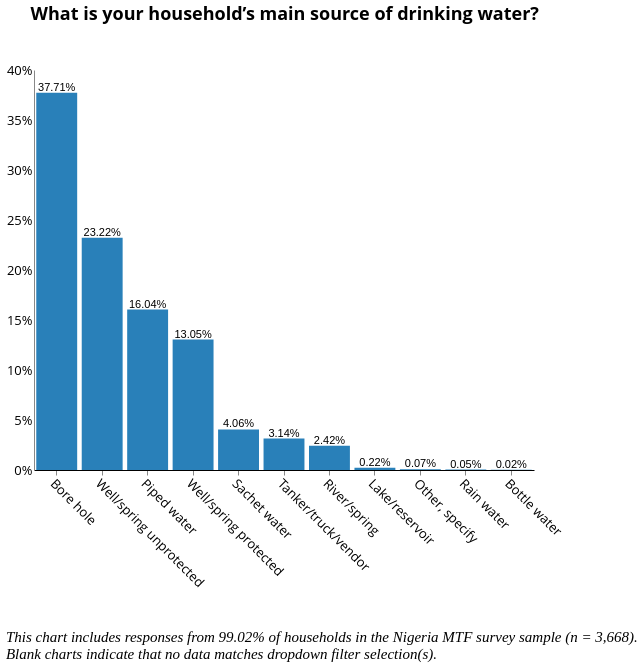

Describe this chart as a Vega-Lite specification.
### Vega-Lite specification from a JSON file in a GitHub repository (floating-point values rounded to 4 significant figures; data arrays with more than 128 entries replaced by an {"elided": "..."} marker saying what was removed)
{"width": 800, "height": 400, "config": {"title": {"fontSize": 18, "font": "Open Sans", "anchor": "center", "fontColor": "#000000"}, "axisX": {"domain": true, "domainColor": "#000000", "grid": false, "labelFont": "Open Sans", "labelFontSize": 13, "titleFont": "Open Sans", "titleFontSize": 13, "titleFontWeight": "normal", "title": "X Axis Title (units)", "labelAngle": 45}, "axisY": {"domain": true, "grid": false, "gridColor": "#DEDDDD", "gridWidth": 1, "labelFont": "Open Sans", "labelFontSize": 13, "labelAngle": 0, "ticks": false, "titleFont": "Open Sans", "titleFontSize": 13, "titleFontWeight": "normal", "titlePadding": 10, "title": "Y Axis Title (units)"}, "range": {"category": ["#2980B9", "#003366", "#FFAE19", "#FF4500", "#438B28", "#45B39D", "#99ADC1", "#212F3C"]}, "legend": {"labelFont": "Open Sans", "labelFontSize": 13, "symbolType": "square", "symbolSize": 100, "titleFont": "Open Sans", "titleFontSize": 13, "titleFontWeight": "normal", "title": "Legend", "orient": "right", "offset": 0, "labelLimit": 0}, "tooltip": {"font": "Open Sans"}, "view": {"stroke": "transparent", "text": {"font": "Open Sans", "color": ["#2980B9", "#003366", "#FFAE19", "#FF4500", "#438B28", "#45B39D", "#99ADC1", "#212F3C"], "fontSize": 13, "align": "right", "fontWeight": 400, "size": 13}, "bar": {"size": 40, "binSpacing": 1, "continuousBandSize": 30, "discreteBandSize": 30, "fill": ["#2980B9", "#003366", "#FFAE19", "#FF4500", "#438B28", "#45B39D", "#99ADC1", "#212F3C"], "stroke": false}}}, "concat": [{"layer": [{"mark": {"type": "bar", "color": "#2980B9"}, "encoding": {"tooltip": {"field": "b14", "type": "nominal"}, "x": {"axis": {"title": " "}, "field": "b14", "sort": {"field": "b14", "op": "count", "order": "descending"}, "type": "nominal"}, "y": {"aggregate": "sum", "axis": {"format": "%", "title": ""}, "field": "pct", "type": "quantitative"}}, "height": 400, "selection": {"selector048": {"type": "single", "fields": ["c182"], "bind": {"input": "select", "options": [null, "Dry-cell battery", "National Grid Connection", "No electricity", "Electric generator", "Other, specify", "Solar Multi-Light Product", "Solar Home System", "Solar Lantern", "Local Mini Grid connection", "Rechargeable Battery"], "labels": ["All Responses", "Dry-cell battery", "National Grid Connection", "No electricity", "Electric generator", "Other", "Solar Multi-Light Product", "Solar Home System", "Solar Lantern", "Local Mini Grid Connection", "Rechargeable Battery"], "name": "Primary source of electricity  "}}, "selector047": {"type": "single", "fields": ["c2"], "bind": {"input": "select", "options": [null, "Yes", "No"], "labels": ["All Responses", "Yes", "No"], "name": "Is the household connected to the national grid?  "}}, "selector050": {"type": "single", "fields": ["locality"], "bind": {"input": "select", "options": [null, 0, 1], "labels": ["National", "Urban", "Rural"], "name": "Locality Breakdown  "}}, "selector051": {"type": "single", "fields": ["elc_aggr_tier"], "bind": {"input": "select", "options": [null, "Tier 0", "Tier 1", "Tier 2", "Tier 3", "Tier 4", "Tier 5"], "labels": ["All Tiers", "Tier 0", "Tier 1", "Tier 2", "Tier 3", "Tier 4", "Tier 5"], "name": "Electricity Tiers  "}}, "selector049": {"type": "single", "fields": ["b15"], "bind": {"input": "select", "options": [null, "Yes", "No", "Do not know"], "labels": ["All Responses", "Yes", "No", "Do not know"], "name": "Is your drinking water treated (chemical treatment)?  "}}}, "transform": [{"joinaggregate": [{"op": "count", "field": "*", "as": "total"}]}, {"calculate": "1 / datum.total", "as": "pct"}], "width": 500}, {"mark": {"type": "text", "align": "center", "baseline": "bottom"}, "encoding": {"text": {"aggregate": "sum", "field": "pct", "format": ".2%", "type": "quantitative"}, "tooltip": {"field": "b14", "type": "nominal"}, "x": {"axis": {"title": " "}, "field": "b14", "sort": {"field": "b14", "op": "count", "order": "descending"}, "type": "nominal"}, "y": {"aggregate": "sum", "axis": {"format": "%", "title": ""}, "field": "pct", "type": "quantitative"}}, "height": 400, "transform": [{"joinaggregate": [{"op": "count", "field": "*", "as": "total"}]}, {"calculate": "1 / datum.total", "as": "pct"}], "width": 500}], "title": {"text": ["What is your household’s main source of drinking water?"], "color": "black", "subtitleColor": "black", "offset": 40}, "transform": [{"filter": {"selection": "selector048"}}, {"filter": {"selection": "selector047"}}, {"filter": {"selection": "selector050"}}, {"filter": {"selection": "selector051"}}, {"filter": {"selection": "selector049"}}]}], "data": {"name": "data-1d5eab82382e2073e11aea88559b1104"}, "title": {"text": ["", "", "This chart includes responses from 99.02% of households in the Nigeria MTF survey sample (n = 3,668).", "Blank charts indicate that no data matches dropdown filter selection(s)."], "anchor": "start", "baseline": "bottom", "font": "Times New Roman", "fontSize": 15, "fontStyle": "italic", "fontWeight": "normal", "orient": "bottom"}, "$schema": "https://vega.github.io/schema/vega-lite/v4.17.0.json", "datasets": {"data-1d5eab82382e2073e11aea88559b1104": {"elided": "4139 records"}}}
